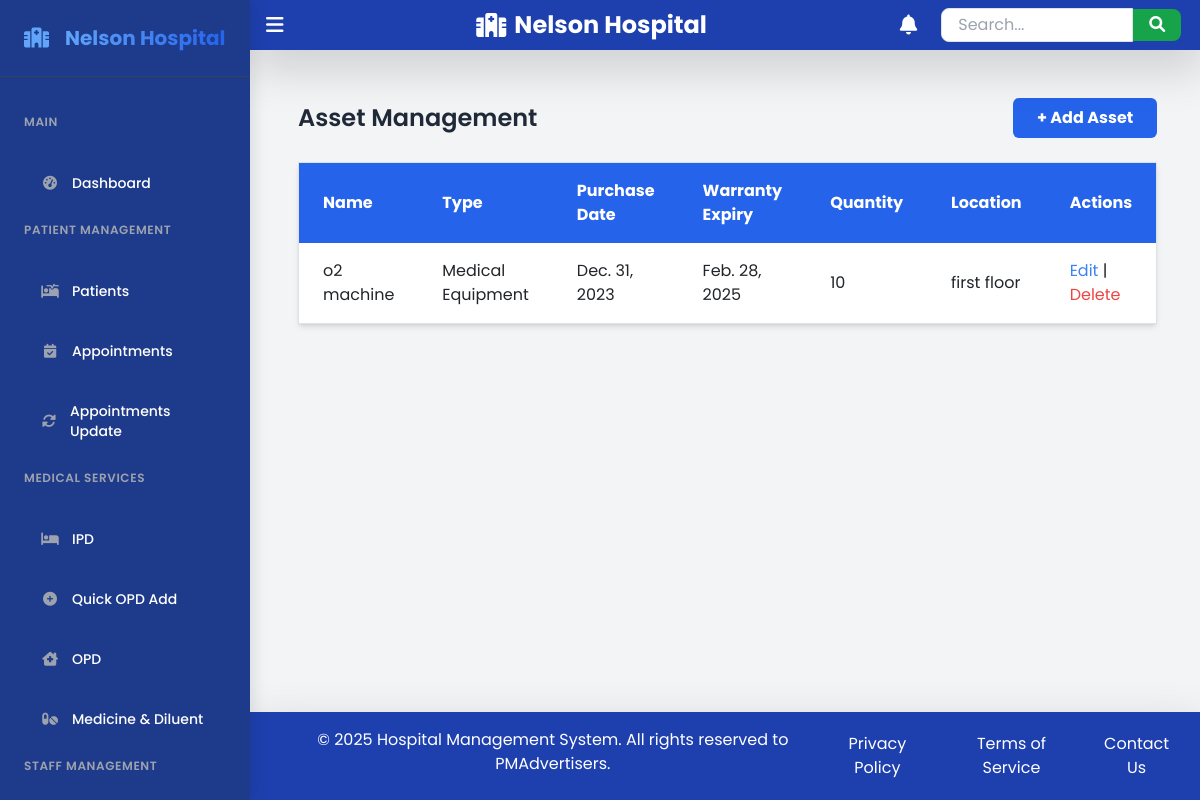
The page /assets/ (signed in) on the database as committed earlier.
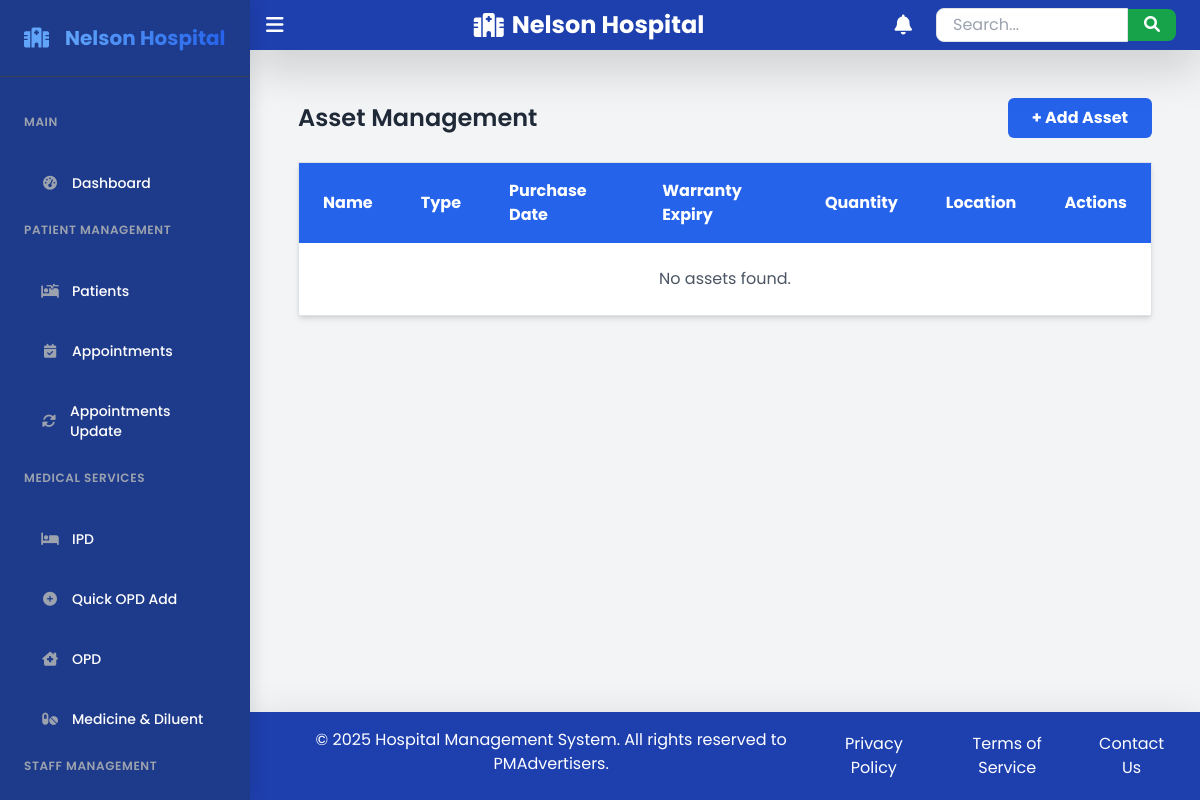
The same page on the database as committed later.
### hms/models.py (models this page shows, shortened)
class Asset(models.Model):
    ASSET_TYPES = [
        ('Medical Equipment', 'Medical Equipment'),
        ('Furniture', 'Furniture'),
        ('Electronics', 'Electronics'),
        ('Other', 'Other'),
    ]
    name = models.CharField(max_length=255)
    asset_type = models.CharField(max_length=50, choices=ASSET_TYPES)
    purchase_date = models.DateField()
    warranty_expiry = models.DateField()
    quantity = models.PositiveIntegerField()
    location = models.CharField(max_length=255, help_text="Where is this asset located?")

### hms/views.py (the view)
# urls.py: path('assets/', views.asset_list, name='asset_list'),
@login_required
def asset_list(request):
    assets = Asset.objects.all()
    return render(request, 'hms/asset/asset_list.html', {'assets': assets})

### hms/templates/hms/asset/asset_list.html
{% extends 'hms/base.html' %}
{% block content %}
<div class="container mx-auto p-6">
    <div class="flex justify-between items-center mb-6">
        <h2 class="text-2xl font-semibold text-gray-800">Asset Management</h2>
        <a href="{% url 'add_asset' %}" class="bg-blue-600 hover:bg-blue-700 text-white font-bold py-2 px-4 rounded">
            + Add Asset
        </a>
    </div>
    <table class="w-full border-collapse border border-gray-200 shadow-md bg-white">
        <thead>
            <tr class="bg-blue-600 text-white">
                <th class="py-3 px-4 text-left">Name</th>
                <th class="py-3 px-4 text-left">Type</th>
                <th class="py-3 px-4 text-left">Purchase Date</th>
                <th class="py-3 px-4 text-left">Warranty Expiry</th>
                <th class="py-3 px-4 text-left">Quantity</th>
                <th class="py-3 px-4 text-left">Location</th>
                <th class="py-3 px-4 text-left">Actions</th>
            </tr>
        </thead>
        <tbody>
            {% for asset in assets %}
            <tr class="border-b hover:bg-gray-100 transition">
                <td class="py-3 px-4">{{ asset.name }}</td>
                <td class="py-3 px-4">{{ asset.asset_type }}</td>
                <td class="py-3 px-4">{{ asset.purchase_date }}</td>
                <td class="py-3 px-4">{{ asset.warranty_expiry }}</td>
                <td class="py-3 px-4">{{ asset.quantity }}</td>
                <td class="py-3 px-4">{{ asset.location }}</td>
                <td class="py-3 px-4">
                    <a href="{% url 'edit_asset' asset.id %}" class="text-blue-500 hover:underline">Edit</a> |
                    <a href="{% url 'delete_asset' asset.id %}" class="text-red-500 hover:underline"
                       onclick="return confirm('Are you sure you want to delete this asset?');">
                        Delete
                    </a>
                </td>
            </tr>
            {% empty %}
            <tr>
                <td colspan="7" class="text-center py-4 text-gray-600">No assets found.</td>
            </tr>
            {% endfor %}
        </tbody>
    </table>
</div>
{% endblock %}

Rows that differ between the two databases and show on the page:
removed Asset: name "o2 machine", asset_type "Medical Equipment", purchase_date "Dec. 31, 2023", warranty_expiry "Feb. 28, 2025", quantity "10", location "first floor"
Other text that changed with them:
text now shown: "No assets found."
